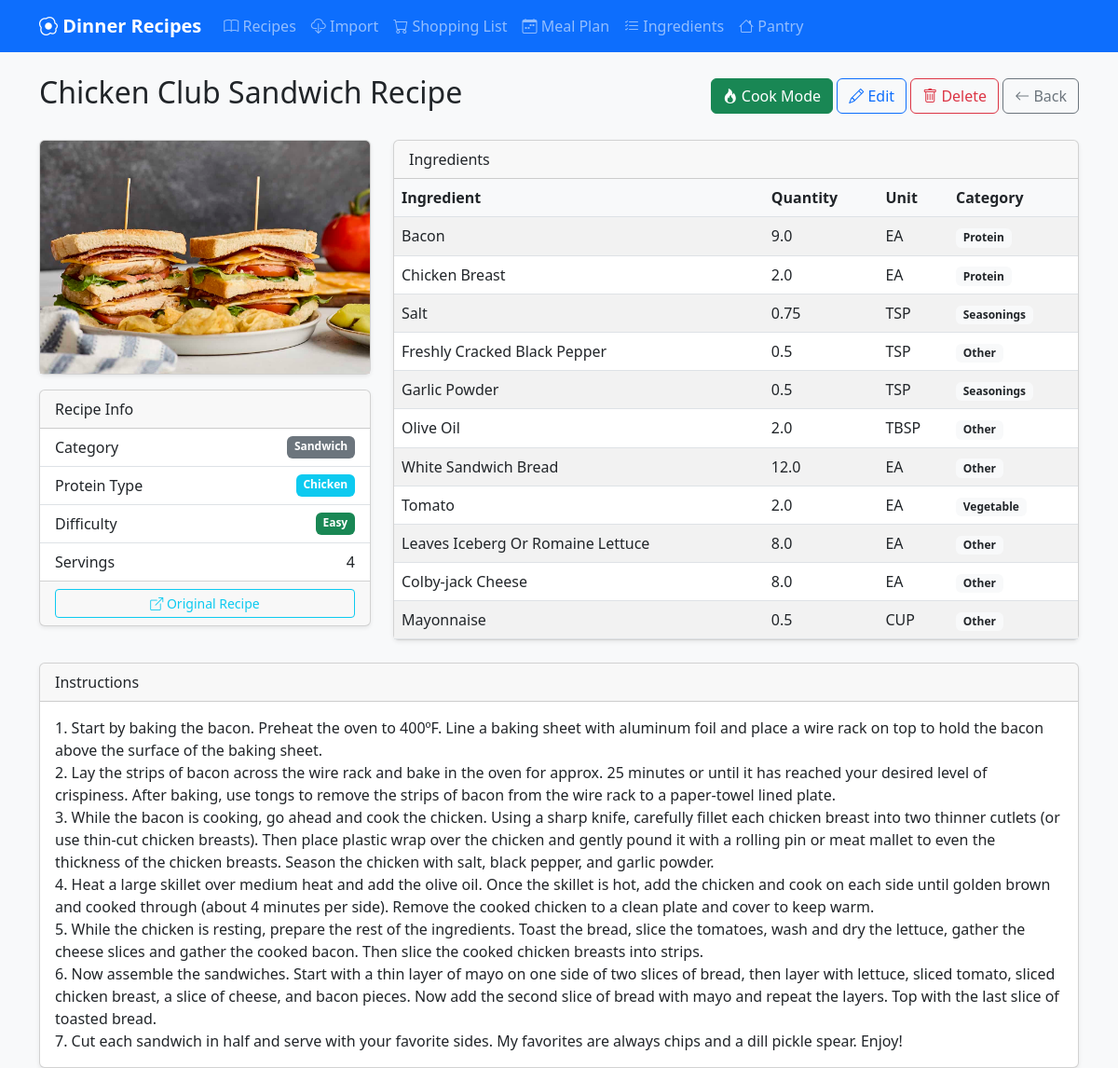
Screenshot of /recipe/49 with the database file from the repository.
### app.py (models this page shows)
class Recipe(db.Model):
    id = db.Column(db.Integer, primary_key=True)
    name = db.Column(db.String(100), unique=True, nullable=False, index=True)
    category = db.Column(db.String(50), default='Dinner', index=True)
    difficulty = db.Column(db.String(20), default='Easy')
    protein_type = db.Column(db.String(20), default='None', index=True)
    servings = db.Column(db.Integer, default=4)
    instructions = db.Column(db.Text, default='')
    image = db.Column(db.String(255), default='')
    source_url = db.Column(db.String(500), default='')
    ingredients = db.relationship('RecipeIngredient', backref='recipe', lazy=True, cascade='all, delete-orphan')

class RecipeIngredient(db.Model):
    id = db.Column(db.Integer, primary_key=True)
    recipe_id = db.Column(db.Integer, db.ForeignKey('recipe.id'), nullable=False, index=True)
    ingredient_id = db.Column(db.Integer, db.ForeignKey('ingredient.id'), nullable=False, index=True)
    quantity = db.Column(db.Float, nullable=False)
    unit = db.Column(db.String(20), nullable=False)
    ingredient = db.relationship('Ingredient')

class Ingredient(db.Model):
    id = db.Column(db.Integer, primary_key=True)
    name = db.Column(db.String(100), unique=True, nullable=False, index=True)
    category = db.Column(db.String(50), default='Other', index=True)
    default_unit = db.Column(db.String(20), default='EA')
    cost = db.Column(db.Float, default=0.0)
    pack_size = db.Column(db.Integer, default=1)

### app.py (the view)
@app.route('/recipe/<int:id>')
def recipe_view(id):
    recipe = Recipe.query.options(
        joinedload(Recipe.ingredients).joinedload(RecipeIngredient.ingredient)
    ).get_or_404(id)
    return render_template('recipe_view.html', recipe=recipe)

### templates/recipe_view.html (shortened to what this page needs)
{% extends 'base.html' %}
{% block content %}
<div class="d-flex justify-content-between align-items-center mb-4">
    <h2 id="recipeTitle">{{ recipe.name }}</h2>
    <div>
        <button id="cookModeBtn" class="btn btn-success" onclick="toggleCookMode()">
            <i class="bi bi-fire"></i> Cook Mode
        </button>
        <a href="{{ url_for('recipe_edit', id=recipe.id) }}" class="btn btn-outline-primary">
            <i class="bi bi-pencil"></i> Edit
        </a>
        <form method="post" action="{{ url_for('recipe_delete', id=recipe.id) }}" class="d-inline" onsubmit="return confirm('Are you sure you want to delete this recipe?');">
            <button type="submit" class="btn btn-outline-danger">
                <i class="bi bi-trash"></i> Delete
            </button>
        </form>
        <a href="{{ url_for('recipes_list') }}" class="btn btn-outline-secondary">
            <i class="bi bi-arrow-left"></i> Back
        </a>
    </div>
</div>
<div class="row">
    <div class="col-md-4">
        {% if recipe.image %}
        <div class="card mb-3">
            <img src="{{ url_for('static', filename='uploads/' + recipe.image) }}" class="card-img-top" alt="{{ recipe.name }}" style="max-height: 250px; object-fit: cover;">
        </div>
        {% endif %}
        <div class="card">
            <div class="card-header">Recipe Info</div>
            <ul class="list-group list-group-flush">
                <li class="list-group-item d-flex justify-content-between">
                    <span>Category</span>
                    <span class="badge bg-secondary">{{ recipe.category }}</span>
                </li>
                <li class="list-group-item d-flex justify-content-between">
                    <span>Protein Type</span>
                    <span class="badge bg-info">{{ recipe.protein_type }}</span>
                </li>
                <li class="list-group-item d-flex justify-content-between">
                    <span>Difficulty</span>
                    <span class="badge {{ 'bg-warning' if recipe.difficulty == 'Hard' else 'bg-success' }}">{{ recipe.difficulty }}</span>
                </li>
                <li class="list-group-item d-flex justify-content-between">
                    <span>Servings</span>
                    <span>{{ recipe.servings }}</span>
                </li>
            </ul>
            {% if recipe.source_url %}
            <div class="card-footer">
                <a href="{{ recipe.source_url }}" target="_blank" class="btn btn-outline-info btn-sm w-100">
                    <i class="bi bi-box-arrow-up-right"></i> Original Recipe
                </a>
            </div>
            {% endif %}
        </div>
    </div>
    <div class="col-md-8">
        <div class="card">
            <div class="card-header">Ingredients</div>
            <table class="table table-striped mb-0" id="ingredientsTable">
                <thead>
                    <tr>
                        <th>Ingredient</th>
                        <th>Quantity</th>
                        <th>Unit</th>
                        <th>Category</th>
                    </tr>
                </thead>
                <tbody>
                    {% for ri in recipe.ingredients %}
                    <tr>
                        <td>{{ ri.ingredient.name }}</td>
                        <td>{{ ri.quantity }}</td>
                        <td>{{ ri.unit }}</td>
                        <td><span class="badge bg-light text-dark">{{ ri.ingredient.category }}</span></td>
                    </tr>
                    {% else %}
                    <tr>
                        <td colspan="4" class="text-muted">No ingredients added yet</td>
                    </tr>
                    {% endfor %}
                </tbody>
            </table>
        </div>
    </div>
</div>
{% if recipe.instructions %}
<div class="card mt-4">
    <div class="card-header">Instructions</div>
    <div class="card-body">
        <div id="instructionsText" style="white-space: pre-wrap;">{{ recipe.instructions }}</div>
    </div>
</div>
{% endif %}
{% endblock %}

### static/css/style.css (style rules this page uses)
body { background-color: #f8f9fa; }
.card { box-shadow: 0 0.125rem 0.25rem rgba(0, 0, 0, 0.075); }
.table th { font-weight: 600; background-color: #f8f9fa; }

### rows the page displays
Recipe: name "Chicken Club Sandwich Recipe", image (picture), category "Sandwich", protein_type "Chicken", difficulty "Easy", servings "4", instructions "1. Start by baking the bacon. Preheat the oven to 400ºF. Line a baking sheet with aluminum foil and place a wire rack on top to hold the bacon above the surface of the baking sheet. 2. Lay the strips of bacon across the wire rack and bake in the oven for approx. 25 minutes or until it has reached your desired level of crispiness. After baking, use tongs to remove the strips of bacon from the wire rack to a paper-towel lined plate. 3. While the bacon is cooking, go ahead and cook the chicken. Using a sharp knife, carefully fillet each chicken breast into two thinner cutlets (or use thin-cut chicken breasts). Then place plastic wrap over the chicken and gently pound it with a rolling pin or…"
RecipeIngredient: ingredient.name "Bacon", quantity "9.0", unit "EA", ingredient.category "Protein"
RecipeIngredient: ingredient.name "Chicken Breast", quantity "2.0", unit "EA", ingredient.category "Protein"
RecipeIngredient: ingredient.name "Salt", quantity "0.75", unit "TSP", ingredient.category "Seasonings"
RecipeIngredient: ingredient.name "Freshly Cracked Black Pepper", quantity "0.5", unit "TSP", ingredient.category "Other"
RecipeIngredient: ingredient.name "Garlic Powder", quantity "0.5", unit "TSP", ingredient.category "Seasonings"
RecipeIngredient: ingredient.name "Olive Oil", quantity "2.0", unit "TBSP", ingredient.category "Other"
RecipeIngredient: ingredient.name "White Sandwich Bread", quantity "12.0", unit "EA", ingredient.category "Other"
RecipeIngredient: ingredient.name "Tomato", quantity "2.0", unit "EA", ingredient.category "Vegetable"
RecipeIngredient: ingredient.name "Leaves Iceberg Or Romaine Lettuce", quantity "8.0", unit "EA", ingredient.category "Other"
RecipeIngredient: ingredient.name "Colby-jack Cheese", quantity "8.0", unit "EA", ingredient.category "Other"
RecipeIngredient: ingredient.name "Mayonnaise", quantity "0.5", unit "CUP", ingredient.category "Other"
